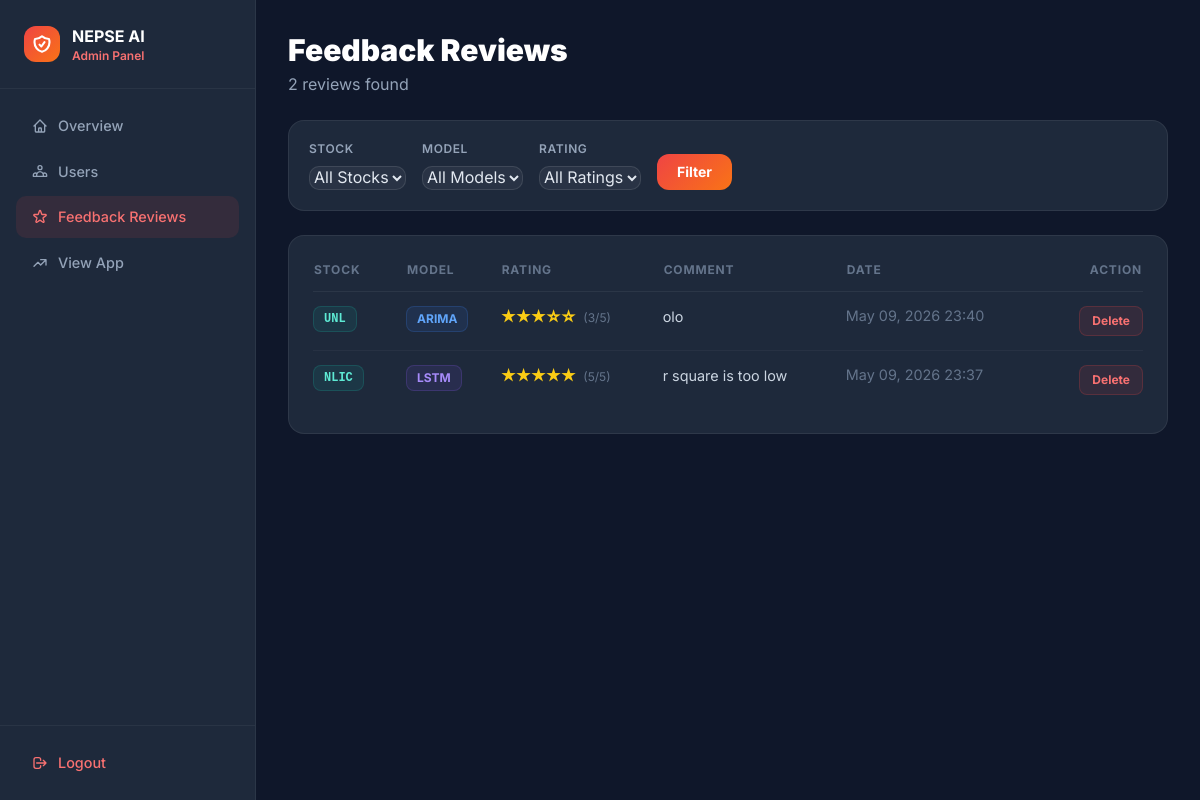
/admin-panel/feedback/ (signed in), run on an earlier commit of the app's database.
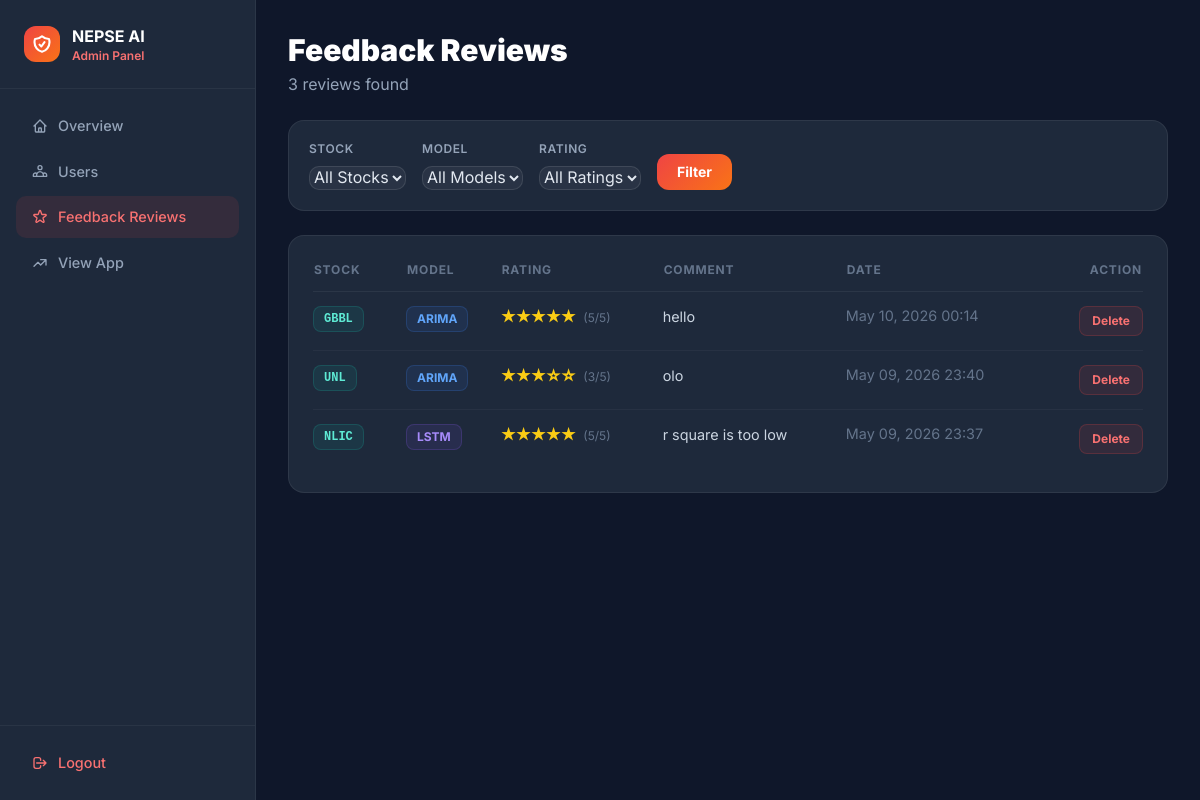
And on a later commit of the database.
### predictor/models.py (models this page shows, shortened)
class Feedback(models.Model):
    stock = models.CharField(max_length=10)
    model = models.CharField(max_length=10)
    rating = models.IntegerField()
    comment = models.TextField()
    created_at = models.DateTimeField(auto_now_add=True)

### predictor/views.py (the view)
# urls.py: path('admin-panel/feedback/', admin_feedback_view, name='admin_feedback'),
@_admin_required
def admin_feedback_view(request):
    if request.method == "POST":
        fid = request.POST.get("delete_feedback_id")
        if fid:
            Feedback.objects.filter(id=fid).delete()
        return redirect('/admin-panel/feedback/')
    filter_stock = request.GET.get("stock", "")
    filter_model = request.GET.get("model", "")
    filter_rating = request.GET.get("rating", "")
    feedbacks = Feedback.objects.all().order_by('-created_at')
    if filter_stock:
        feedbacks = feedbacks.filter(stock=filter_stock)
    if filter_model:
        feedbacks = feedbacks.filter(model=filter_model)
    if filter_rating:
        feedbacks = feedbacks.filter(rating=filter_rating)
    return render(request, "predictor/admin_feedback.html", {
        "feedbacks":      feedbacks,
        "filter_stock":   filter_stock,
        "filter_model":   filter_model,
        "filter_rating":  filter_rating,
        "stocks":         STOCKS,
    })

### predictor/views.py (called while the page is built)
def _admin_required(view_func):
    from functools import wraps
    @wraps(view_func)
    def wrapper(request, *args, **kwargs):
        if not request.user.is_authenticated or not request.user.is_superuser:
            return redirect('/admin-login/')
        return view_func(request, *args, **kwargs)
    return wrapper

### predictor/templates/predictor/admin_feedback.html (shortened to what the changed rows need)
<!DOCTYPE html>
<html lang="en">
<head>
    <script src="https://cdn.tailwindcss.com"></script>
</head>
<body class="min-h-screen flex">
<main class="ml-64 flex-1 p-8">
    <div class="mb-6">
        <h1 class="text-3xl font-black text-white mb-1">Feedback Reviews</h1>
        <p class="text-slate-400">{{ feedbacks.count }} review{{ feedbacks.count|pluralize }} found</p>
    </div>
    <div class="card p-6">
        <div class="overflow-x-auto">
            <table class="w-full tbl">
                <thead>
                    <tr>
                        <th class="text-left pr-4">Stock</th>
                        <th class="text-left pr-4">Model</th>
                        <th class="text-left pr-4">Rating</th>
                        <th class="text-left pr-4">Comment</th>
                        <th class="text-left pr-4">Date</th>
                        <th class="text-right">Action</th>
                    </tr>
                </thead>
                <tbody>
                    {% for fb in feedbacks %}
                    <tr>
                        <td class="pr-4">
                            <span class="inline-block px-2.5 py-1 bg-teal-500/10 border border-teal-500/20 rounded-lg text-teal-300 font-mono font-bold text-xs">{{ fb.stock }}</span>
                        </td>
                        <td class="pr-4">
                            <span class="inline-block px-2.5 py-1 rounded-lg text-xs font-bold
                                {% if fb.model == 'arima' %}bg-blue-500/10 border border-blue-500/20 text-blue-400
                                {% elif fb.model == 'lstm' %}bg-violet-500/10 border border-violet-500/20 text-violet-400
                                {% else %}bg-emerald-500/10 border border-emerald-500/20 text-emerald-400{% endif %}">
                                {{ fb.model|upper }}
                            </span>
                        </td>
                        <td class="pr-4">
                            <span class="text-yellow-400 font-bold">
                                {% for i in "12345" %}{% if forloop.counter <= fb.rating %}★{% else %}☆{% endif %}{% endfor %}
                            </span>
                            <span class="text-slate-500 text-xs ml-1">({{ fb.rating }}/5)</span>
                        </td>
                        <td class="pr-4 text-slate-300 max-w-xs">
                            {{ fb.comment|default:"—"|truncatechars:80 }}
                        </td>
                        <td class="pr-4 text-slate-500 text-sm whitespace-nowrap">{{ fb.created_at|date:"M d, Y H:i" }}</td>
                        <td class="text-right">
                            <form method="POST" onsubmit="return confirm('Delete this feedback?')">
                                <button type="submit"
                                    class="px-3 py-1.5 bg-red-500/10 border border-red-500/20 rounded-lg text-red-400 text-xs font-bold hover:bg-red-500/20 transition-colors">
                                    Delete
                                </button>
                            </form>
                        </td>
                    </tr>
                    {% empty %}
                    <tr>
                        <td colspan="6" class="text-center text-slate-500 py-12">No feedback found.</td>
                    </tr>
                    {% endfor %}
                </tbody>
            </table>
        </div>
    </div>
</main>
</body>
</html>

What changed in the data, as far as the page shows it:
added Feedback: stock "GBBL", model "ARIMA", rating "5", comment "hello", created_at "May 10, 2026 00:14"
Also different on the page:
{{ feedbacks.count }}: "2" → "3"
